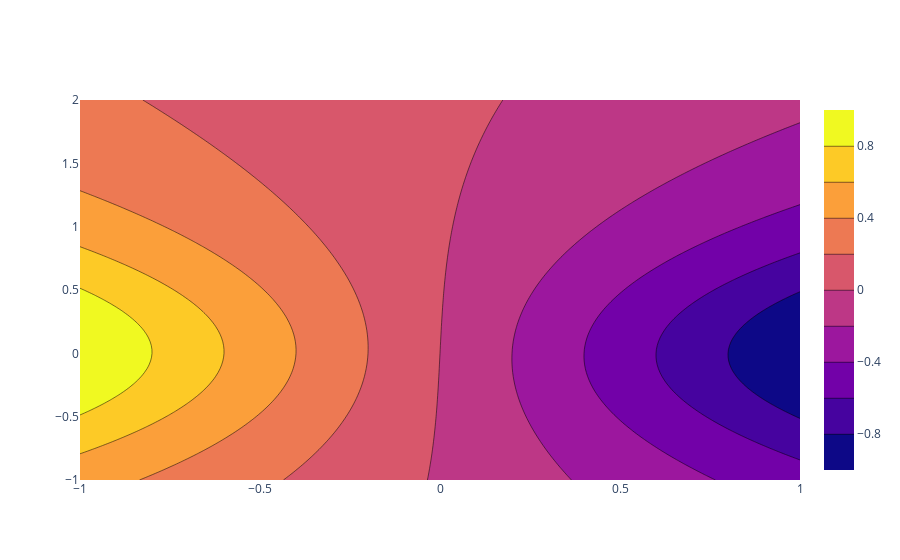

The code cell stored with this chart in its notebook:
### Code cell
fig = go.Figure(data =
    go.Contour(
        x=x,
        y=y,
        z=zs
    ))
fig.show()
